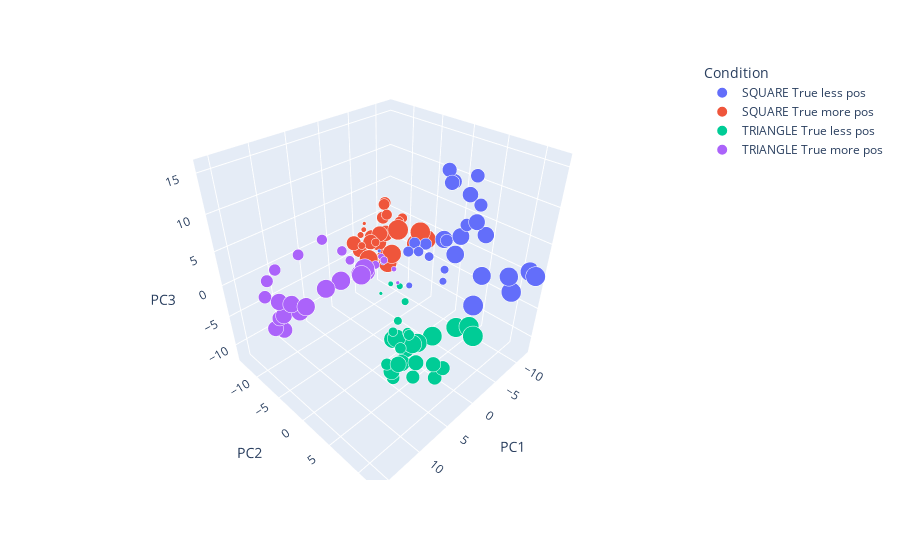

The cell this chart's notebook holds for it:
### Code cell
fig = px.scatter_3d(
    transformed_df, 
    x='PC1', y='PC2', z='PC3',
    color='Condition', 
    opacity=1,
    size='ZeroedTimeBins',
    # color_discrete_sequence=colors
)
fig.show()
